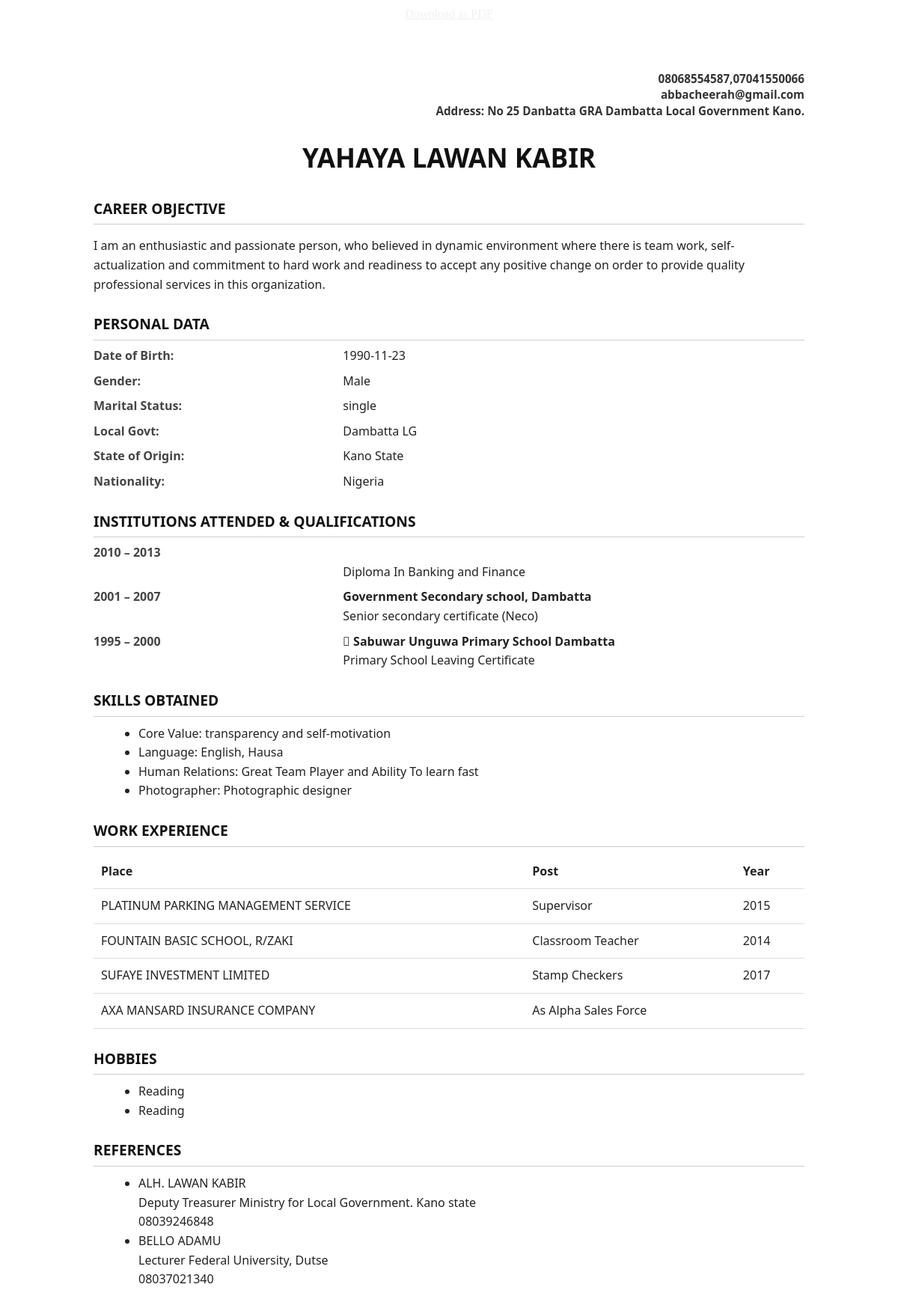
Page /template1.php?user_id=3 on the committed database.
### tables this page shows
CREATE TABLE `personal_info` (
  `id` int(11) NOT NULL,
  `fName` varchar(100) NOT NULL,
  `birth` varchar(100) NOT NULL,
  `gender` varchar(100) NOT NULL,
  `marital` varchar(100) NOT NULL,
  `lga` varchar(100) NOT NULL,
  `state` varchar(100) NOT NULL,
  `nationality` varchar(100) NOT NULL,
  `address` varchar(100) NOT NULL,
  `email` varchar(100) NOT NULL,
  `phone` varchar(100) NOT NULL
);

CREATE TABLE `school_attendance` (
  `id` int(11) NOT NULL,
  `school_attendance` varchar(1000) NOT NULL,
  `optional` varchar(100) DEFAULT NULL,
  `sDate` varchar(30) NOT NULL,
  `qualifications` varchar(1000) NOT NULL,
  `career` varchar(1000) NOT NULL,
  `user_id` varchar(12) NOT NULL
);

CREATE TABLE `skills` (
  `id` int(11) NOT NULL,
  `skills` varchar(100) NOT NULL,
  `place_working` varchar(100) NOT NULL,
  `Post` varchar(100) NOT NULL,
  `eDate` varchar(100) NOT NULL,
  `user_id` varchar(100) NOT NULL
);

CREATE TABLE `hobbies` (
  `id` int(11) NOT NULL,
  `hobbies` varchar(100) NOT NULL,
  `Rname` varchar(100) NOT NULL,
  `rank` varchar(100) NOT NULL,
  `phone` varchar(100) NOT NULL,
  `user_id` varchar(1000) NOT NULL
);

### template1.php (the view, shortened to what this page needs)
<?php
include 'conn.php';
$id = $_GET['user_id'];
$queryuser = $conn->prepare("SELECT * FROM personal_info WHERE id = :id");
$queryuser->bindParam(':id', $id);
$queryuser->execute();
$rowuser = $queryuser->fetch(PDO::FETCH_ASSOC);
$querycareer = $conn->prepare("SELECT * FROM school_attendance WHERE user_id = :user_id ");
$querycareer->bindParam(':user_id', $id);
$querycareer->execute();
$rowcareer = $querycareer->fetch(PDO::FETCH_ASSOC);
?>
<!DOCTYPE html>
<html lang="en">
<head>
</head>
<body>
	<div style="text-align:center; margin-top:-10px;padding: 12px;">
  <a href="download_cv.php?user_id=<?= $id ?>" style="color: #f1f1f1;" >      Download as PDF</a></div>
<div class="container">
	<div class="contact">
		<label> <span><?= $rowuser['phone'] ?></span></label><br>
		<label> <span><?= $rowuser['email'] ?></span></label><br>
		<label> <span><?= $rowuser['address'] ?></span></label>
	</div>
	<h1><?= $rowuser['fName'] ?></h1>
	<div class="section">
		<div class="header"> Career Objective</div>
		<p><?= $rowcareer['career'] ?></p>
	</div>
	<div class="section">
		<div class="header"> Personal Data</div>
		<div class="data"><div class="title">Date of Birth:</div><div class="answe"><?= $rowuser['birth'] ?></div></div>
		<div class="data"><div class="title">Gender:</div><div class="answe"><?= $rowuser['gender'] ?></div></div>
		<div class="data"><div class="title">Marital Status:</div><div class="answe"><?= $rowuser['marital'] ?></div></div>
		<div class="data"><div class="title">Local Govt:</div><div class="answe"><?= $rowuser['lga'] ?></div></div>
		<div class="data"><div class="title">State of Origin:</div><div class="answe"><?= $rowuser['state'] ?> State</div></div>
		<div class="data"><div class="title">Nationality:</div><div class="answe"><?= $rowuser['nationality'] ?></div></div>
	</div>
	<div class="section">
		<div class="header"> Institutions Attended & Qualifications</div>
		<?php
		$queryschool = $conn->prepare("SELECT * FROM school_attendance WHERE user_id = :user_id");
		$queryschool->bindParam(':user_id', $id);
		$queryschool->execute();
		$rowschool = $queryschool->fetchAll(PDO::FETCH_ASSOC);
		?>
		<?php foreach ($rowschool as $scol): ?>
			<div class="data">
				<div class="title"><?= $scol['sDate'] ?></div>
				<div class="answe">
					<b><?= $scol['school_attendance'] ?></b><br>
					<?= $scol['qualifications'] ?>
				</div>
			</div>
		<?php endforeach; ?>
	</div>
	<div class="section">
		<div class="header"> Skills Obtained</div>
		<ul>
			<?php
			$queryskill = $conn->prepare("SELECT * FROM skills WHERE user_id = :user_id");
			$queryskill->bindParam(':user_id', $id);
			$queryskill->execute();
			$rowskill = $queryskill->fetchAll(PDO::FETCH_ASSOC);
			foreach ($rowskill as $skil): ?>
				<li><?= $skil['skills'] ?></li>
			<?php endforeach; ?>
		</ul>
	</div>
	<div class="section">
		<div class="header"> Work Experience</div>
		<table>
			<tr>
				<th>Place</th>
				<th>Post</th>
				<th>Year</th>
			</tr>
			<?php
			$querywork = $conn->prepare("SELECT * FROM skills WHERE user_id = :user_id");
			$querywork->bindParam(':user_id', $id);
			$querywork->execute();
			$rowwork = $querywork->fetchAll(PDO::FETCH_ASSOC);
			foreach ($rowwork as $work): ?>
				<tr>
					<td><?= $work['place_working'] ?></td>
					<td><?= $work['Post'] ?></td>
					<td><?= $work['eDate'] ?></td>
				</tr>
			<?php endforeach; ?>
		</table>
	</div>
	<div class="section">
		<div class="header"> Hobbies</div>
		<ul>
			<?php
			$queryhooby = $conn->prepare("SELECT * FROM hobbies WHERE user_id = :user_id");
			$queryhooby->bindParam(':user_id', $id);
			$queryhooby->execute();
			$rowhooby = $queryhooby->fetchAll(PDO::FETCH_ASSOC);
			foreach ($rowhooby as $hooby): ?>
			<li><?= $hooby['hobbies']  ?></li>
			<?php endforeach; ?>
		</ul>
	</div>
		<div class="section">
		<div class="header"> References</div>
		<ul>
			<?php
			foreach ($rowhooby as $referee): ?>
			<li>
				<?= $referee['Rname']  ?><br>
				<?= $referee['rank']  ?><br>
				 <?= $referee['phone']  ?>
			</li>
			<?php endforeach; ?>
		</ul>
	</div>
</div>
</body>
</html>

### template1.php (style rules this page uses)
.container { border-radius: 8px; padding: 25px; margin: 30px auto; max-width: 1000px; background: #fff; font-family: 'Segoe UI', Tahoma, Geneva, Verdana, sans-serif; box-sizing: border-box; color: #222; line-height: 1.6; }
h1 { text-align: center; font-size: 2.2rem; margin-bottom: 10px; color: #111; }
.contact { text-align: right; font-size: 0.95rem; line-height: 1.4; }
.contact span { color: #333; font-weight: 600; }
.header { font-weight: bold; font-size: 1.2rem; margin-top: 25px; text-transform: uppercase; color: #111; border-bottom: 1px solid #ccc; padding-bottom: 5px; }
.data { display: flex; flex-wrap: wrap; margin: 8px 0; }
.title { flex: 1 1 150px; font-weight: 600; color: #444; }
.answe { flex: 2 1 250px; }
table { width: 100%; border-collapse: collapse; margin-top: 10px; }
th, td { padding: 10px; text-align: left; border-bottom: 1px solid #ddd; }
ul { margin: 10px 0 0 20px; }

### rows in the picture
personal_info: phone "08068554587,07041550066", email "abbacheerah@gmail.com", address "Address: No 25 Danbatta GRA Dambatta Local Government Kano.", fName "YAHAYA LAWAN KABIR", birth "1990-11-23", gender "Male", marital "single", lga "Dambatta LG", state "Kano", nationality "Nigeria"
school_attendance: career "I am an enthusiastic and passionate person, who believed in dynamic environment where there is team work, self-actualization and commitment to hard work and readiness to accept any positive change on order to provide quality professional services in this organization.", sDate "2010 – 2013", qualifications "Diploma In Banking and Finance"
school_attendance: sDate "2001 – 2007", school_attendance "Government Secondary school, Dambatta", qualifications "Senior secondary certificate (Neco)"
school_attendance: sDate "1995 – 2000", school_attendance " Sabuwar Unguwa Primary School Dambatta", qualifications "Primary School Leaving Certificate"
skills: skills "Core Value: transparency and self-motivation", place_working "PLATINUM PARKING MANAGEMENT SERVICE", Post "Supervisor", eDate "2015"
skills: skills "Language: English, Hausa", place_working "FOUNTAIN BASIC SCHOOL, R/ZAKI", Post "Classroom Teacher", eDate "2014"
skills: skills "Human Relations: Great Team Player and Ability To learn fast", place_working "SUFAYE INVESTMENT LIMITED", Post "Stamp Checkers", eDate "2017"
skills: skills "Photographer: Photographic designer", place_working "AXA MANSARD INSURANCE COMPANY", Post "As Alpha Sales Force"
hobbies: hobbies "Reading", Rname "ALH. LAWAN KABIR", rank "Deputy Treasurer Ministry for Local Government. Kano state", phone "08039246848"
hobbies: hobbies "Reading", Rname "BELLO ADAMU", rank "Lecturer Federal University, Dutse", phone "08037021340"
